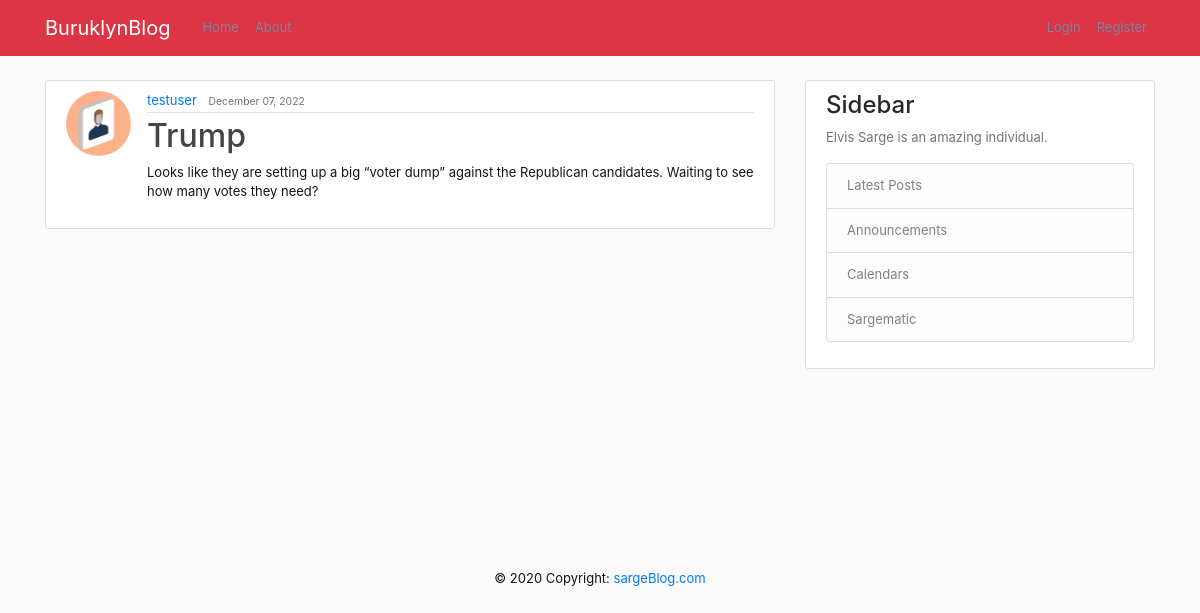
Page /post/66/ on the committed database.
### blog/models.py (models this page shows, shortened)
class Post(models.Model):
    title = models.CharField(max_length=100)
    content = models.TextField()
    date_posted = models.DateTimeField(default=timezone.now)
    author = models.ForeignKey(User, on_delete=models.CASCADE)

### users/models.py (models this page shows, shortened)
class Profile(models.Model):
    user = models.OneToOneField(User, on_delete=models.CASCADE)
    image = models.ImageField(default='default.png', upload_to='profile-pics')

### blog/views.py (the view)
# urls.py: path('post/<int:pk>/', PostDetailView.as_view(), name='post-detail'),
class PostDetailView(DetailView):
    model = Post

### blog/templates/blog/post_detail.html (shortened to what this page needs)
{% extends 'base.html' %}
{% block content %}
  <article class="media content-section">
    <img class="rounded-circle article-img" src="{{object.author.profile.image.url}}">
    <div class="media-body">
      <div class="article-metadata">
        <a class="mr-2" href="{% url 'user_posts' object.author.username %}">{{ object.author }}</a>
        <small class="text-muted">{{ object.date_posted|date:"F d, Y" }}</small>
      </div>
      <h2 class="article-title">{{ object.title }}</h2>
      <p class="article-content">{{ object.content }}</p>
    </div>
  </article>
{% endblock content %}

### blog/static/main.css (style rules this page uses)
body { background: #fafafa; color: #141414; margin-top: 5rem; font-size: 13px; }
h1, h2, h3, h4, h5, h6 { color: #292626; }
.content-section { background: #ffffff; padding: 10px 20px; border: 1px solid #dddddd; border-radius: 3px; margin-bottom: 20px; }
.article-title { color: #444444; }
.article-content { white-space: pre-line; }
.article-img { height: 65px; width: 65px; margin-right: 16px; }
.article-metadata { padding-bottom: 1px; margin-bottom: 4px; border-bottom: 1px solid #e3e3e3 }

### rows in the picture
Post: author.profile.image (placeholder picture), author "testuser", date_posted "December 07, 2022", title "Trump", content "Looks like they are setting up a big “voter dump” against the Republican candidates. Waiting to see how many votes they need?"
